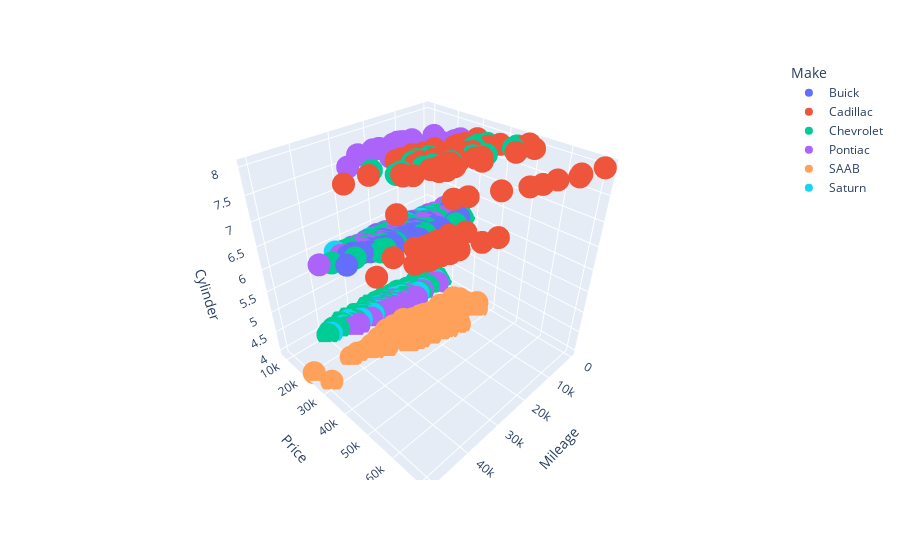

Notebook cell for this chart:
### Code cell
px.scatter_3d(df, x='Mileage', y='Price', z='Cylinder', color='Make')
